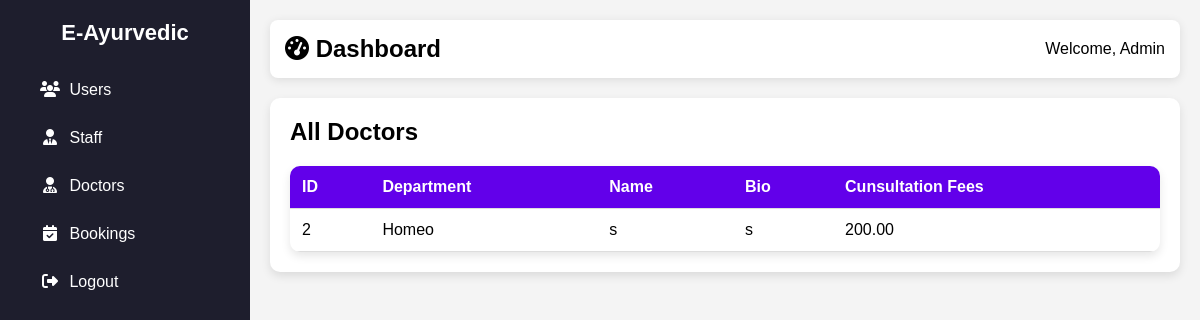
/doctor/, run on an earlier commit of the app's database.
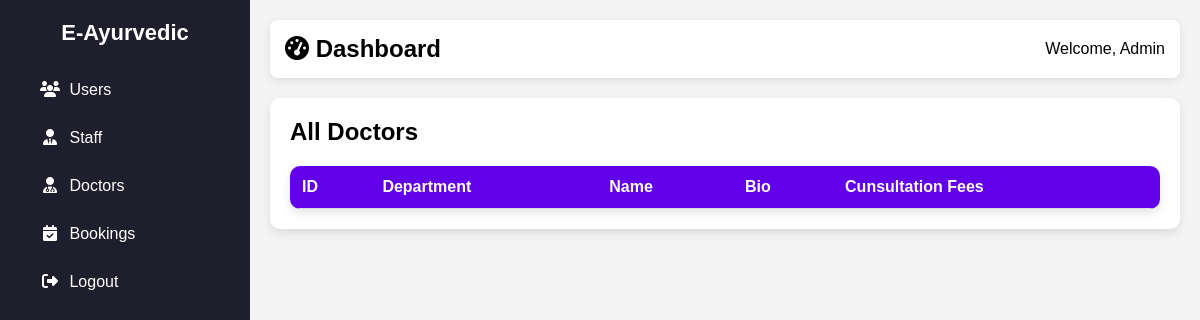
And on a later commit of the database.
### app/models.py (models this page shows, shortened)
class Doctor(models.Model):
    department = models.ForeignKey(Department, on_delete=models.CASCADE, related_name='doctors')
    name = models.CharField(max_length=100)
    bio = models.TextField(blank=True, null=True)
    available = models.BooleanField(default=True)
    consultation_fee = models.DecimalField(max_digits=10, decimal_places=2, default=0.00)
    location = models.CharField(max_length=255, blank=True, null=True)  # New field for location

class Department(models.Model):
    name = models.CharField(max_length=100)
    description = models.TextField(blank=True, null=True)
    def __str__(self):
        return self.name

### app/views.py (the view)
# urls.py: path('doctor/', views.view_doctors, name='view_doctors'),
def view_doctors(request):
    doctors = Doctor.objects.all()
    return render(request, 'admin/view_doctors.html', {'doctors': doctors})

### templates/admin/view_doctors.html (shortened to what this page needs)
<!DOCTYPE html>
<html lang="en">
<head>
    <link rel="stylesheet" href="https://cdnjs.cloudflare.com/ajax/libs/font-awesome/6.4.2/css/all.min.css">
</head>
<body>
    <div class="sidebar">
        <h2>E-Ayurvedic</h2>
        <ul>
            <li><a href="{% url 'view_users' %}"><i class="fas fa-users"></i> <span>Users</span></a></li>
            <li><a href="{% url 'view_staff' %}"><i class="fas fa-user-tie"></i> <span>Staff</span></a></li>
            <li><a href="{% url 'view_doctors' %}"><i class="fas fa-user-md"></i> <span>Doctors</span></a></li>
            <li><a href="{% url 'view_bookings' %}"><i class="fas fa-calendar-check"></i> <span>Bookings</span></a></li>
            <li><a href="../logout"><i class="fas fa-sign-out-alt"></i> <span>Logout</span></a></li>
        </ul>
    </div>
    <div class="main-content">
        <div class="header">
           <h2><i class="fas fa-tachometer-alt"></i> Dashboard</h2>
            <div class="user-info">
                <span>Welcome, Admin</span>
            </div>
        </div>
        <div class="content">
            {% block content %}
            <h2>All Doctors</h2>
            <table>
                <tr>
                    <th>ID</th>
                    <th>Department</th>
                    <th>Name</th>
                    <th>Bio</th>
                    <th>Cunsultation Fees</th>
                </tr>
                {% for doctor in doctors %}
                <tr>
                    <td>{{ doctor.id }}</td>
                    <td>{{ doctor.department }}</td>
                    <td>{{ doctor.name }}</td>
                    <td>{{ doctor.bio }}</td>
                    <td>{{ doctor.consultation_fee }}</td>
                </tr>
                {% endfor %}
            </table>
            {% endblock %}
        </div>
    </div>
</body>
</html>

What changed in the data, as far as the page shows it:
removed Doctor: id "2", department "Homeo", name "s", bio "s", consultation_fee "200.00"
